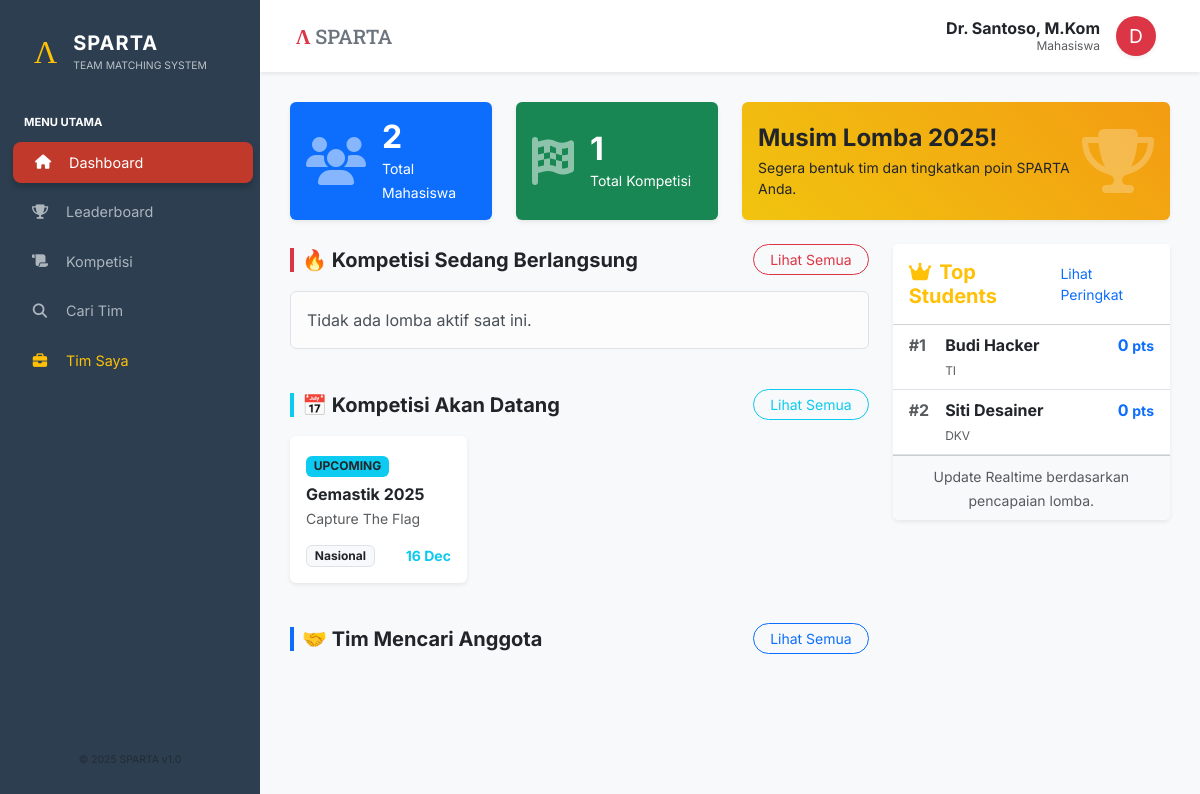
The app's page / (signed in), older data.
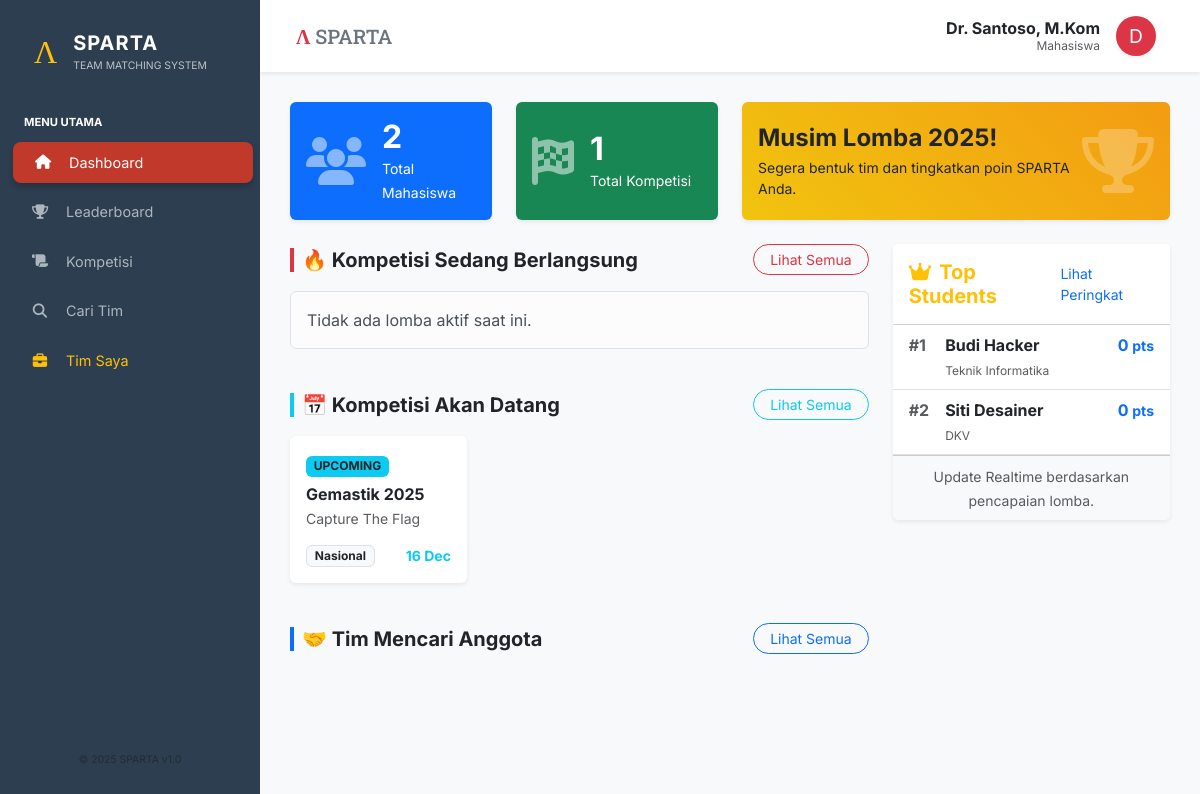
The same page, newer data.
### tables this page shows
CREATE TABLE Lomba (
    ID_Lomba INT AUTO_INCREMENT PRIMARY KEY,
    Nama_Lomba VARCHAR(200) NOT NULL,
    Deskripsi TEXT,
    Lokasi VARCHAR(100),
    Link_Web VARCHAR(255),
    Tanggal_Mulai DATE,
    Tanggal_Selesai DATE,
    ID_Kategori INT,
    ID_Jenis_Penyelenggara INT,
    ID_Tingkatan INT,
    FOREIGN KEY (ID_Kategori) REFERENCES Kategori_Lomba(ID_Kategori),
    FOREIGN KEY (ID_Jenis_Penyelenggara) REFERENCES Jenis_Penyelenggara(ID_Jenis),
    FOREIGN KEY (ID_Tingkatan) REFERENCES Tingkatan_Lomba(ID_Tingkatan)
);

CREATE TABLE Kategori_Lomba (
    ID_Kategori INT AUTO_INCREMENT PRIMARY KEY,
    Nama_Kategori VARCHAR(100) NOT NULL
);

CREATE TABLE Tingkatan_Lomba (
    ID_Tingkatan INT AUTO_INCREMENT PRIMARY KEY,
    Nama_Tingkatan VARCHAR(50) NOT NULL,
    Poin_Dasar INT NOT NULL
);

CREATE TABLE Mahasiswa (
    ID_Mahasiswa INT AUTO_INCREMENT PRIMARY KEY,
    NIM VARCHAR(20) UNIQUE DEFAULT NULL,
    Nama_Mahasiswa VARCHAR(150) NOT NULL,
    Email VARCHAR(100) UNIQUE NOT NULL,
    Password_Hash VARCHAR(255) NOT NULL,
    Tempat_Lahir VARCHAR(50),
    Tanggal_Lahir DATE,
    Bio TEXT,
    No_HP VARCHAR(20) DEFAULT NULL,
    LinkedIn VARCHAR(255) DEFAULT NULL,
    Total_Poin FLOAT DEFAULT 0,
    ID_Prodi INT DEFAULT NULL,
    Foto_Profil VARCHAR(255) DEFAULT NULL,
    Is_Verified TINYINT(1) DEFAULT 0,
    Verification_Token VARCHAR(255) DEFAULT NULL,
    FOREIGN KEY (ID_Prodi) REFERENCES Prodi(ID_Prodi) ON DELETE SET NULL
);

CREATE TABLE Prodi (
    ID_Prodi INT AUTO_INCREMENT PRIMARY KEY,
    Nama_Prodi VARCHAR(100) NOT NULL,
    ID_Fakultas INT,
    FOREIGN KEY (ID_Fakultas) REFERENCES Fakultas(ID_Fakultas) ON DELETE SET NULL
);

### src/pages/dashboard.php (the view, shortened to what this page needs)
<?php
$sqlActive = "SELECT l.*, k.Nama_Kategori, t.Nama_Tingkatan
              FROM Lomba l
              JOIN Kategori_Lomba k ON l.ID_Kategori = k.ID_Kategori
              JOIN Tingkatan_Lomba t ON l.ID_Tingkatan = t.ID_Tingkatan
              WHERE CURDATE() BETWEEN l.Tanggal_Mulai AND l.Tanggal_Selesai
              LIMIT 3";
$activeLombas = $pdo->query($sqlActive)->fetchAll();
$sqlUpcoming = "SELECT l.*, k.Nama_Kategori, t.Nama_Tingkatan
                FROM Lomba l
                JOIN Kategori_Lomba k ON l.ID_Kategori = k.ID_Kategori
                JOIN Tingkatan_Lomba t ON l.ID_Tingkatan = t.ID_Tingkatan
                WHERE l.Tanggal_Mulai > CURDATE()
                ORDER BY l.Tanggal_Mulai ASC
                LIMIT 3";
$upcomingLombas = $pdo->query($sqlUpcoming)->fetchAll();
$sqlRank = "SELECT m.*, p.Nama_Prodi
            FROM Mahasiswa m
            LEFT JOIN Prodi p ON m.ID_Prodi = p.ID_Prodi
            ORDER BY m.Total_Poin DESC LIMIT 5";
$topRanks = $pdo->query($sqlRank)->fetchAll();
$totalMhs = $pdo->query("SELECT COUNT(*) FROM Mahasiswa")->fetchColumn();
$totalLomba = $pdo->query("SELECT COUNT(*) FROM Lomba")->fetchColumn();
?>
<div class="row mb-4">
    <div class="col-md-3">
        <div class="card bg-primary text-white h-100 shadow-sm border-0">
            <div class="card-body d-flex align-items-center">
                <i class="fas fa-users fa-3x opacity-50 me-3"></i>
                <div>
                    <h2 class="mb-0 fw-bold"><?= $totalMhs ?></h2>
                    <small>Total Mahasiswa</small>
                </div>
            </div>
        </div>
    </div>
    <div class="col-md-3">
        <div class="card bg-success text-white h-100 shadow-sm border-0">
            <div class="card-body d-flex align-items-center">
                <i class="fas fa-flag-checkered fa-3x opacity-50 me-3"></i>
                <div>
                    <h2 class="mb-0 fw-bold"><?= $totalLomba ?></h2>
                    <small>Total Kompetisi</small>
                </div>
            </div>
        </div>
    </div>
    <div class="col-md-6">
        <div class="card bg-warning text-dark h-100 shadow-sm border-0" style="background: linear-gradient(45deg, #f1c40f, #f39c12);">
            <div class="card-body d-flex align-items-center justify-content-between">
                <div>
                    <h4 class="fw-bold mb-1">Musim Lomba 2025!</h4>
                    <p class="mb-0 small">Segera bentuk tim dan tingkatkan poin SPARTA Anda.</p>
                </div>
                <i class="fas fa-trophy fa-4x text-white opacity-25"></i>
            </div>
        </div>
    </div>
</div>
<div class="row">
    <div class="col-lg-8">
        <div class="d-flex justify-content-between align-items-center mb-3">
            <h5 class="fw-bold text-dark border-start border-4 border-danger ps-2 mb-0">🔥 Kompetisi Sedang Berlangsung</h5>
            <a href="?page=lomba&tab=active" class="btn btn-sm btn-outline-danger rounded-pill px-3">Lihat Semua</a>
        </div>
        <div class="row mb-4">
            <?php if(empty($activeLombas)): ?>
                <div class="col-12"><div class="alert alert-light border">Tidak ada lomba aktif saat ini.</div></div>
            <?php endif; ?>
        </div>
        <div class="d-flex justify-content-between align-items-center mb-3 mt-4">
            <h5 class="fw-bold text-dark border-start border-4 border-info ps-2 mb-0">📅 Kompetisi Akan Datang</h5>
            <a href="?page=lomba&tab=upcoming" class="btn btn-sm btn-outline-info rounded-pill px-3">Lihat Semua</a>
        </div>
        <div class="row mb-4">
            <?php foreach($upcomingLombas as $l): ?>
            <div class="col-md-4 mb-3">
                <div class="card h-100 shadow-sm border-0">
                    <div class="card-body p-3">
                        <span class="badge bg-info text-dark mb-2">UPCOMING</span>
                        <h6 class="fw-bold mb-1 text-truncate"><?= htmlspecialchars($l['Nama_Lomba']) ?></h6>
                        <small class="text-muted d-block mb-2"><?= $l['Nama_Kategori'] ?></small>
                        <div class="d-flex justify-content-between align-items-center mt-3">
                            <span class="badge bg-light text-dark border"><?= $l['Nama_Tingkatan'] ?></span>
                            <small class="text-info fw-bold">
                                <?= date('d M', strtotime($l['Tanggal_Mulai'])) ?>
                            </small>
                        </div>
                    </div>
                </div>
            </div>
            <?php endforeach; ?>
        </div>
        <div class="d-flex justify-content-between align-items-center mb-3">
            <h5 class="fw-bold text-dark border-start border-4 border-primary ps-2 mb-0">🤝 Tim Mencari Anggota</h5>
            <a href="?page=tim" class="btn btn-sm btn-outline-primary rounded-pill px-3">Lihat Semua</a>
        </div>
    </div>
    <div class="col-lg-4">
        <div class="card shadow-sm border-0">
            <div class="card-header bg-white py-3">
                <div class="d-flex justify-content-between align-items-center">
                    <h5 class="mb-0 fw-bold text-warning"><i class="fas fa-crown me-2"></i>Top Students</h5>
                    <a href="?page=ranking" class="small text-decoration-none">Lihat Peringkat</a>
                </div>
            </div>
            <div class="card-body p-0">
                <table class="table table-hover mb-0">
                    <tbody>
                        <?php $rank=1; foreach($topRanks as $m): ?>
                        <tr>
                            <td class="ps-3 fw-bold text-muted" style="width: 40px;">#<?= $rank++ ?></td>
                            <td>
                                <div class="fw-bold text-dark"><?= htmlspecialchars($m['Nama_Mahasiswa']) ?></div>
                                <small class="text-muted" style="font-size: 0.75rem;"><?= $m['Nama_Prodi'] ?></small>
                            </td>
                            <td class="text-end pe-3 fw-bold text-primary"><?= number_format($m['Total_Poin']) ?> <small>pts</small></td>
                        </tr>
                        <?php endforeach; ?>
                    </tbody>
                </table>
            </div>
            <div class="card-footer bg-light text-center">
                <small class="text-muted">Update Realtime berdasarkan pencapaian lomba.</small>
            </div>
        </div>
    </div>
</div>

### src/index.php (shortened to what this page needs)
<?php
require_once 'config.php';
$page = isset($_GET['page']) ? $_GET['page'] : 'dashboard';
$namaUser = $_SESSION['nama'] ?? 'User';
$roleUser = $_SESSION['role'] ?? 'mahasiswa';
$userId   = $_SESSION['user_id'];
$userFoto = null;
try {
    if ($roleUser === 'mahasiswa') {
        $stmt = $pdo->prepare("SELECT Foto_Profil, NIM FROM Mahasiswa WHERE ID_Mahasiswa = ?");
        $stmt->execute([$userId]);
        $data = $stmt->fetch();
        if ($data) $userFoto = getFotoMhs($data['NIM'], $data['Foto_Profil']);
    } elseif ($roleUser === 'dosen') {
        $stmt = $pdo->prepare("SELECT Foto_Profil FROM Dosen_Pembimbing WHERE ID_Dosen = ?");
        $stmt->execute([$userId]);
        $userFoto = $stmt->fetchColumn();
    } elseif ($roleUser === 'admin') {
        $stmt = $pdo->prepare("SELECT Foto_Profil FROM Admin WHERE ID_Admin = ?");
        $stmt->execute([$userId]);
        $userFoto = $stmt->fetchColumn();
    }
} catch (Exception $e) {}
?>
<!DOCTYPE html>
<html lang="id">
<head>
    <link href="https://cdn.jsdelivr.net/npm/bootstrap@5.3.0/dist/css/bootstrap.min.css" rel="stylesheet">
    <link rel="stylesheet" href="https://cdnjs.cloudflare.com/ajax/libs/font-awesome/6.4.0/css/all.min.css">
</head>
<body>
    <div class="d-flex">
        <div class="sidebar d-flex flex-column flex-shrink-0 py-3" style="width: 260px;">
            <a href="/" class="d-flex align-items-center mb-4 text-white text-decoration-none px-4">
                <span class="sparta-logo text-warning me-3">&Lambda;</span>
                <div class="d-flex flex-column">
                    <span class="fs-5 fw-bold" style="letter-spacing: 1px;">SPARTA</span>
                    <small style="font-size: 0.65rem; color: #bdc3c7;">TEAM MATCHING SYSTEM</small>
                </div>
            </a>
            <div class="px-4 mb-2"><small class="text-uppercase fw-bold" style="color: #ffffff; font-size: 0.7rem;">Menu Utama</small></div>
            <ul class="nav nav-pills flex-column mb-auto gap-1">
                <li class="nav-item"><a href="?page=dashboard" class="<?= $page == 'dashboard' ? 'active' : '' ?>"><i class="fas fa-home me-3 text-center" style="width: 20px;"></i> Dashboard</a></li>
                <li class="nav-item"><a href="?page=ranking" class="<?= $page == 'ranking' ? 'active' : '' ?>"><i class="fas fa-trophy me-3 text-center" style="width: 20px;"></i> Leaderboard</a></li>
                <li class="nav-item"><a href="?page=lomba" class="<?= $page == 'lomba' ? 'active' : '' ?>"><i class="fas fa-scroll me-3 text-center" style="width: 20px;"></i> Kompetisi</a></li>
                <li class="nav-item"><a href="?page=tim" class="<?= $page == 'tim' ? 'active' : '' ?>"><i class="fas fa-search me-3 text-center" style="width: 20px;"></i> Cari Tim</a></li>
                <?php if($roleUser === 'mahasiswa'): ?>
                    <li class="nav-item"><a href="?page=manajemen_tim" class="<?= $page == 'manajemen_tim' ? 'active' : '' ?> text-warning"><i class="fas fa-briefcase me-3 text-center" style="width: 20px;"></i> Tim Saya</a></li>
                <?php endif; ?>
            </ul>
            <div class="mt-auto px-3 pt-3 pb-3">
                <small class="text-muted d-block text-center" style="font-size: 0.65rem;">&copy; 2025 SPARTA v1.0</small>
            </div>
        </div>
        <div class="w-100 bg-light" style="height: 100vh; overflow-y: auto;">
            <nav class="navbar navbar-expand-lg navbar-white bg-white shadow-sm px-4 py-2 sticky-top">
                <div class="container-fluid">
                    <h5 class="mb-0 text-secondary" style="font-family: 'Roboto Slab', serif;">
                        <span class="text-danger fw-bold">&Lambda;</span> SPARTA
                    </h5>
                    <div class="dropdown">
                        <a href="#" class="d-flex align-items-center text-decoration-none user-dropdown p-2" id="dropdownUser1" data-bs-toggle="dropdown" aria-expanded="false">
                            <div class="me-3 text-end lh-1 d-none d-md-block">
                                <div class="fw-bold text-dark"><?= htmlspecialchars($namaUser) ?></div>
                                <small class="text-muted" style="font-size: 0.75rem;">
                                    <?php
                                    if ($roleUser === 'admin') {
                                        $level = $_SESSION['admin_level'] ?? 'admin';
                                        echo ($level === 'superadmin') ? '<span class="text-danger fw-bold">Super Admin</span>' : 'Administrator';
                                    } elseif ($roleUser === 'dosen') {
                                        echo "Dosen Pembimbing";
                                    } else {
                                        echo "Mahasiswa";
                                    }
                                    ?>
                                </small>
                            </div>
                            <?php if(!empty($userFoto) && file_exists($userFoto)): ?>
                                <img src="<?= $userFoto ?>?t=<?= time() ?>" class="rounded-circle shadow-sm border border-2 border-white" style="width: 40px; height: 40px; object-fit: cover;">
                            <?php else: ?>
                                <div class="rounded-circle bg-danger text-white d-flex align-items-center justify-content-center shadow-sm" style="width: 40px; height: 40px; font-size: 1.2rem;">
                                    <?= strtoupper(substr($namaUser, 0, 1)) ?>
                                </div>
                            <?php endif; ?>
                        </a>
                    </div>
                </div>
            </nav>
            <div class="content">
                <?php
                if (file_exists("pages/admin/$page.php")) {
                    if ($roleUser !== 'admin') {
                        if (file_exists('error.php')) { header("Location: error.php?code=403"); }
                        else { echo "Akses Ditolak!"; }
                        exit;
                    }
                    include "pages/admin/$page.php";
                }
                elseif (file_exists("pages/$page.php")) {
                    include "pages/$page.php";
                }
                else {
                    if (file_exists('error.php')) { header("Location: error.php?code=404"); }
                    else { echo "<div class='alert alert-danger'>Halaman tidak ditemukan!</div>"; }
                }
                ?>
            </div>
        </div>
    </div>
</body>
</html>

### src/index.php (style rules this page uses)
body { font-family: 'Inter', sans-serif; background-color: #f8f9fa; }
.sidebar { min-height: 100vh; background-color: #2c3e50; color: white; transition: all 0.3s; }
.sparta-logo { font-family: 'Roboto Slab', serif; font-size: 2rem; line-height: 1; }
.sidebar a { color: #adb5bd; text-decoration: none; padding: 10px 20px; display: flex; align-items: center; transition: 0.2s; border-radius: 8px; margin: 2px 10px; font-size: 0.9rem; }
.sidebar a:hover, .sidebar a.active { background-color: #34495e; color: #fff; transform: translateX(3px); }
.sidebar a.active { background-color: #c0392b; box-shadow: 0 4px 6px rgba(0,0,0,0.2); }
.content { padding: 30px; animation: fadeIn 0.4s ease-in-out; }

Row changes from the older to the newer data that the page shows:
changed through a linked row, mahasiswa "Budi Hacker": ID_Prodi.Nama_Prodi "TI" → "Teknik Informatika"
